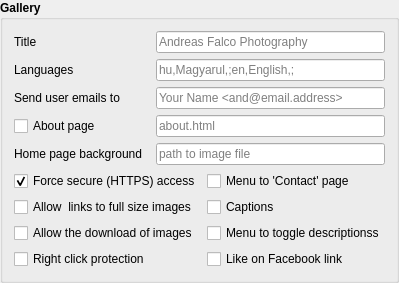
           <widget class="QGroupBox" name="gbGallery">
            <property name="font">
             <font>
              <family>Arial</family>
              <weight>75</weight>
              <bold>true</bold>
             </font>
            </property>
            <property name="title">
             <string>Gallery</string>
            </property>
            <layout class="QGridLayout" name="gbGalleryLayout">
             <item row="11" column="3">
              <widget class="QCheckBox" name="chkMenuToDescriptions">
               <property name="font">
                <font>
                 <family>Arial</family>
                 <weight>50</weight>
                 <bold>false</bold>
                </font>
               </property>
               <property name="text">
                <string>Menu to toggle descriptionss</string>
               </property>
              </widget>
             </item>
             <item row="3" column="2" colspan="2">
              <widget class="QLineEdit" name="edtAbout">
               <property name="font">
                <font>
                 <family>Arial</family>
                 <weight>50</weight>
                 <bold>false</bold>
                </font>
               </property>
               <property name="toolTip">
                <string>&lt;html&gt;&lt;head/&gt;&lt;body&gt;&lt;p&gt;Name of the &lt;span style=&quot; font-weight:600;&quot;&gt;About&lt;/span&gt; page. As many about pages are generated into the root, directory of the gallery as there are languages. For more than one language they will be named as &amp;lt;base name&amp;gt;_&amp;lt;language abbrev&amp;gt;.&amp;lt;extension&amp;gt;.&lt;/p&gt;&lt;p&gt;About menu is only generated when the checkbox is checked.&lt;/p&gt;&lt;p&gt;Example: default name 'about' then with two languages: English (en) and Hungarian (hu).File names will be &lt;span style=&quot; font-style:italic;&quot;&gt;abut_en.html&lt;/span&gt; and &lt;span style=&quot; font-style:italic;&quot;&gt;about_hu.html.&lt;/span&gt;&lt;/p&gt;&lt;/body&gt;&lt;/html&gt;</string>
               </property>
               <property name="placeholderText">
                <string>about.html</string>
               </property>
              </widget>
             </item>
             <item row="6" column="1">
              <widget class="QLabel" name="label_50">
               <property name="font">
                <font>
                 <family>Arial</family>
                 <weight>50</weight>
                 <bold>false</bold>
                </font>
               </property>
               <property name="text">
                <string>Home page background</string>
               </property>
              </widget>
             </item>
             <item row="12" column="1">
              <widget class="QCheckBox" name="chkRightClickProtected">
               <property name="font">
                <font>
                 <family>Arial</family>
                 <weight>50</weight>
                 <bold>false</bold>
                </font>
               </property>
               <property name="text">
                <string>Right click protection</string>
               </property>
              </widget>
             </item>
             <item row="0" column="2" colspan="2">
              <widget class="QLineEdit" name="edtGalleryTitle">
               <property name="font">
                <font>
                 <family>Arial</family>
                 <weight>50</weight>
                 <bold>false</bold>
                </font>
               </property>
               <property name="toolTip">
                <string>Text for the link to the server</string>
               </property>
               <property name="placeholderText">
                <string>Andreas Falco Photography</string>
               </property>
              </widget>
             </item>
             <item row="0" column="1">
              <widget class="QLabel" name="label_47">
               <property name="font">
                <font>
                 <family>Arial</family>
                 <weight>50</weight>
                 <bold>false</bold>
                </font>
               </property>
               <property name="text">
                <string>Title</string>
               </property>
              </widget>
             </item>
             <item row="6" column="2" colspan="2">
              <widget class="QLineEdit" name="edtBackImage">
               <property name="font">
                <font>
                 <family>Arial</family>
                 <weight>50</weight>
                 <bold>false</bold>
                </font>
               </property>
               <property name="toolTip">
                <string>&lt;html&gt;&lt;head/&gt;&lt;body&gt;&lt;p&gt;Path name of  an image file, which will be set as the background image for the auto generated home page&lt;/p&gt;&lt;/body&gt;&lt;/html&gt;</string>
               </property>
               <property name="placeholderText">
                <string>path to image file</string>
               </property>
              </widget>
             </item>
             <item row="9" column="1" colspan="2">
              <widget class="QCheckBox" name="chkForceSSL">
               <property name="enabled">
                <bool>true</bool>
               </property>
               <property name="font">
                <font>
                 <family>Arial</family>
                 <weight>50</weight>
                 <bold>false</bold>
                </font>
               </property>
               <property name="text">
                <string>Force secure (HTTPS) access</string>
               </property>
               <property name="checked">
                <bool>true</bool>
               </property>
              </widget>
             </item>
             <item row="2" column="2" colspan="2">
              <widget class="QLineEdit" name="edtEmailTo">
               <property name="font">
                <font>
                 <family>Arial</family>
                 <weight>50</weight>
                 <bold>false</bold>
                </font>
               </property>
               <property name="placeholderText">
                <string>Your Name &lt;and@email.address&gt;</string>
               </property>
              </widget>
             </item>
             <item row="10" column="1" colspan="2">
              <widget class="QCheckBox" name="chkAllowLinkToImages">
               <property name="font">
                <font>
                 <family>Arial</family>
                 <weight>50</weight>
                 <bold>false</bold>
                </font>
               </property>
               <property name="text">
                <string>Allow  links to full size images</string>
               </property>
              </widget>
             </item>
             <item row="2" column="1">
              <widget class="QLabel" name="label_42">
               <property name="font">
                <font>
                 <family>Arial</family>
                 <weight>50</weight>
                 <bold>false</bold>
                </font>
               </property>
               <property name="text">
                <string>Send user emails to</string>
               </property>
               <property name="buddy">
                <cstring>edtEmailTo</cstring>
               </property>
              </widget>
             </item>
             <item row="9" column="3">
              <widget class="QCheckBox" name="chkMenuToContact">
               <property name="font">
                <font>
                 <family>Arial</family>
                 <weight>50</weight>
                 <bold>false</bold>
                </font>
               </property>
               <property name="text">
                <string>Menu to 'Contact' page</string>
               </property>
              </widget>
             </item>
             <item row="11" column="1" colspan="2">
              <widget class="QCheckBox" name="chkCanDownload">
               <property name="font">
                <font>
                 <family>Arial</family>
                 <weight>50</weight>
                 <bold>false</bold>
                </font>
               </property>
               <property name="text">
                <string>Allow the download of images</string>
               </property>
              </widget>
             </item>
             <item row="10" column="3">
              <widget class="QCheckBox" name="chkMenuToToggleCaptions">
               <property name="font">
                <font>
                 <family>Arial</family>
                 <weight>50</weight>
                 <bold>false</bold>
                </font>
               </property>
               <property name="text">
                <string>Captions</string>
               </property>
              </widget>
             </item>
             <item row="12" column="3">
              <widget class="QCheckBox" name="chkFacebook">
               <property name="font">
                <font>
                 <family>Arial</family>
                 <weight>50</weight>
                 <bold>false</bold>
                </font>
               </property>
               <property name="text">
                <string>Like on Facebook link</string>
               </property>
              </widget>
             </item>
             <item row="3" column="1">
              <widget class="QCheckBox" name="chkMenuToAbout">
               <property name="font">
                <font>
                 <family>Arial</family>
                 <weight>50</weight>
                 <bold>false</bold>
                </font>
               </property>
               <property name="text">
                <string>About page</string>
               </property>
              </widget>
             </item>
             <item row="1" column="1">
              <widget class="QLabel" name="label_62">
               <property name="font">
                <font>
                 <family>Arial</family>
                 <weight>50</weight>
                 <bold>false</bold>
                </font>
               </property>
               <property name="text">
                <string>Languages</string>
               </property>
              </widget>
             </item>
             <item row="1" column="2" colspan="2">
              <widget class="QLineEdit" name="edtGalleryLanguages">
               <property name="font">
                <font>
                 <family>Arial</family>
                 <weight>50</weight>
                 <bold>false</bold>
                </font>
               </property>
               <property name="toolTip">
                <string>&lt;html&gt;&lt;head/&gt;&lt;body&gt;&lt;p&gt;Series of 2 lower case letter language abbreviations separated by comma (,)&lt;/p&gt;&lt;p&gt;Texts for languages must either be in the .struct file or &lt;br/&gt;in files  in the program directory or in the&lt;br/&gt;actual gallery source directory. Files must be named as&lt;/p&gt;&lt;p&gt;&lt;span style=&quot; font-style:italic;&quot;&gt;&amp;lt;2 letter abbreviation&amp;gt;.text, &lt;/span&gt;&lt;/p&gt;&lt;p&gt;Example:&lt;span style=&quot; font-style:italic;&quot;&gt; en.text.&lt;/span&gt;&lt;/p&gt;&lt;p&gt;If left empty it uses all language texts it finds.&lt;/p&gt;&lt;/body&gt;&lt;/html&gt;</string>
               </property>
               <property name="placeholderText">
                <string>hu,Magyarul,;en,English,;</string>
               </property>
              </widget>
             </item>
            </layout>
           </widget>
